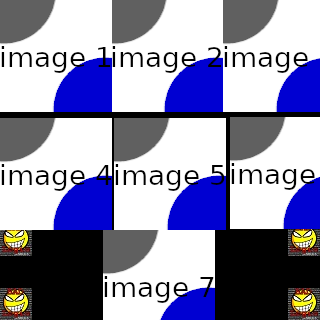

Rendered tile map (Tiled .tmx) drawn with the repository's tilesets; below, a short description and the full map source, tile grids included:
An orthogonal 10x10 tile map with 32x32 px tiles, 1 tile layer (Tile Layer 1), 7 image layers.

<map version="1.10" tiledversion="1.10.1" orientation="orthogonal" renderorder="right-down" width="10" height="10" tilewidth="32" tileheight="32" infinite="0" nextlayerid="22" nextobjectid="1">
 <tileset firstgid="1" source="groups_test_tileset.tsx" />
 <layer id="1" name="Tile Layer 1" width="10" height="10">
  <data encoding="csv">
0,0,0,0,0,0,0,0,0,0,
0,0,0,0,0,0,0,0,0,0,
0,0,0,0,0,0,0,0,0,0,
0,0,0,0,0,0,0,0,0,0,
0,0,0,0,0,0,0,0,0,0,
0,0,0,0,0,0,0,0,0,0,
0,0,0,0,0,0,0,0,0,0,
1,0,0,0,0,0,0,0,0,1,
0,0,0,0,0,0,0,0,0,0,
1,0,0,0,0,0,0,0,0,1
</data>
 </layer>
 <group id="4" name="Group 2">
  <imagelayer id="5" name="Image Layer 2" offsetx="111.654" offsety="-0.8052">
   <image source="tileset/test_image2.png" width="112" height="112" />
  </imagelayer>
 </group>
 <group id="7" name="Group 4">
  <group id="8" name="Group 5">
   <group id="9" name="Group 6">
    <group id="6" name="Group 3" />
    <group id="11" name="Group 7">
     <group id="17" name="Group 10">
      <group id="19" name="Group 12">
       <group id="18" name="Group 11">
        <group id="14" name="Group 9">
         <imagelayer id="16" name="Image Layer 6" offsetx="230.019" offsety="117.559">
          <image source="tileset/test_image6.png" width="112" height="112" />
         </imagelayer>
        </group>
       </group>
      </group>
      <group id="20" name="Group 13" />
      <imagelayer id="21" name="Image Layer 7" offsetx="103.871" offsety="230.556">
       <image source="tileset/test_image7.png" width="112" height="112" />
      </imagelayer>
     </group>
     <group id="13" name="Group 8">
      <imagelayer id="15" name="Image Layer 5" offsetx="114.607" offsety="118.633">
       <image source="tileset/test_image5.png" width="112" height="112" />
      </imagelayer>
     </group>
    </group>
    <imagelayer id="12" name="Image Layer 4" offsetx="0" offsety="118.096">
     <image source="tileset/test_image4.png" width="112" height="112" />
    </imagelayer>
   </group>
   <imagelayer id="10" name="Image Layer 3" offsetx="223.846" offsety="-0.5368">
    <image source="tileset/test_image3.png" width="112" height="112" />
   </imagelayer>
  </group>
 </group>
 <group id="2" name="Group 1">
  <imagelayer id="3" name="Image Layer 1">
   <image source="tileset/test_image.png" width="112" height="112" />
  </imagelayer>
 </group>
</map>
